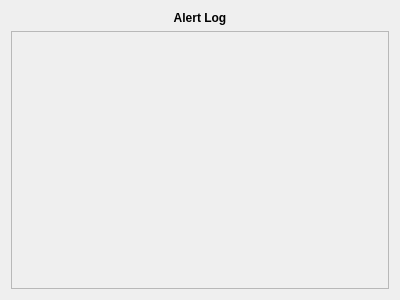
<?xml version="1.0" encoding="UTF-8"?>
<ui version="4.0">
 <class>AlertLog</class>
 <widget class="QWidget" name="AlertLog">
  <property name="geometry">
   <rect>
    <x>0</x>
    <y>0</y>
    <width>400</width>
    <height>300</height>
   </rect>
  </property>
  <property name="windowTitle">
   <string notr="true">AlertLog</string>
  </property>
  <layout class="QVBoxLayout" name="verticalLayout">
   <item>
    <layout class="QVBoxLayout" name="main_layout">
     <item>
      <widget class="QLabel" name="alert_log_label">
       <property name="sizePolicy">
        <sizepolicy hsizetype="Preferred" vsizetype="Fixed">
         <horstretch>0</horstretch>
         <verstretch>0</verstretch>
        </sizepolicy>
       </property>
       <property name="font">
        <font>
         <weight>75</weight>
         <bold>true</bold>
        </font>
       </property>
       <property name="text">
        <string>Alert Log</string>
       </property>
       <property name="alignment">
        <set>Qt::AlignCenter</set>
       </property>
      </widget>
     </item>
     <item>
      <layout class="QVBoxLayout" name="alert_log_layout">
       <item>
        <widget class="QScrollArea" name="scroll_area">
         <property name="widgetResizable">
          <bool>true</bool>
         </property>
         <widget class="QWidget" name="alert_log">
          <property name="geometry">
           <rect>
            <x>0</x>
            <y>0</y>
            <width>376</width>
            <height>253</height>
           </rect>
          </property>
         </widget>
        </widget>
       </item>
      </layout>
     </item>
    </layout>
   </item>
  </layout>
 </widget>
 <resources/>
 <connections/>
</ui>
